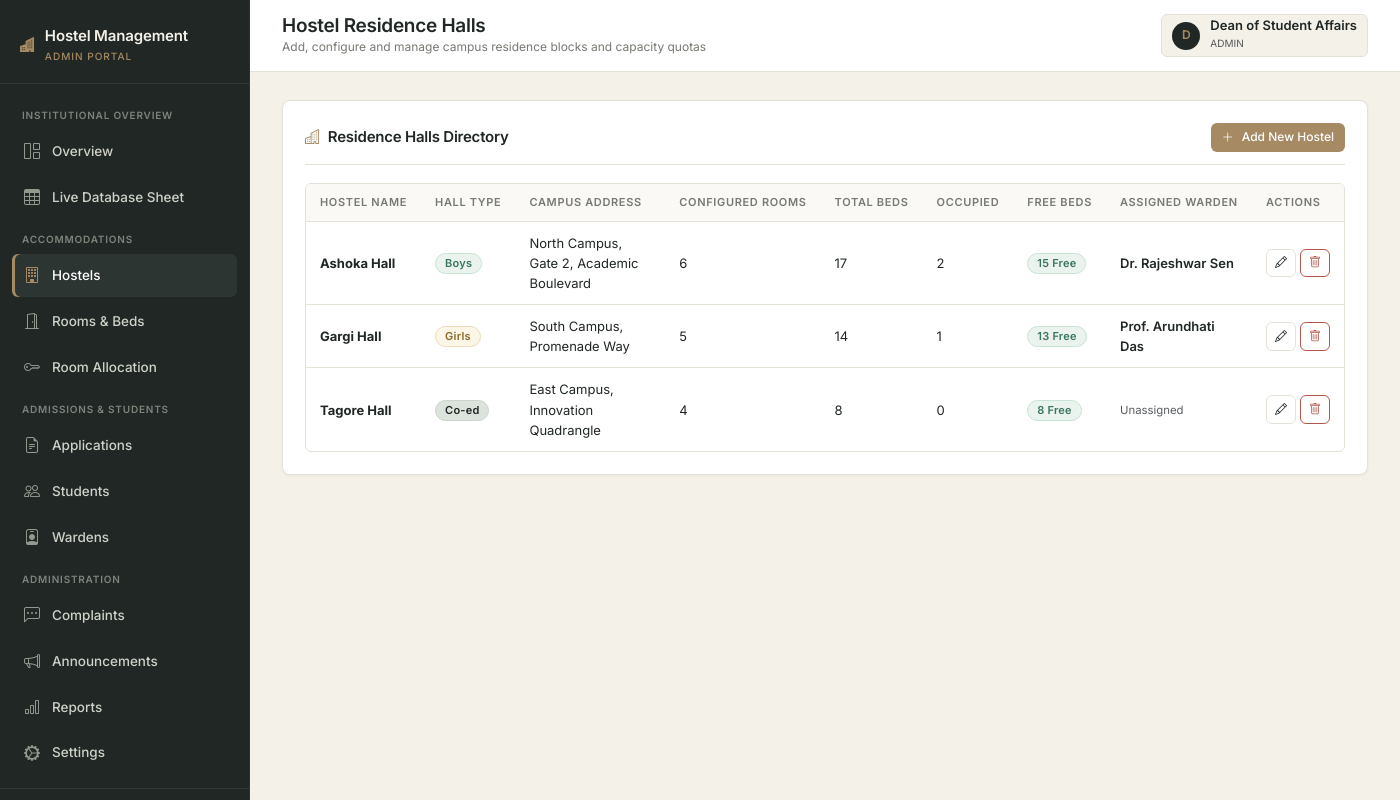
The page /admin/hostels (signed in) on the database its author committed.
### app/models.py (models this page shows, shortened)
class User(UserMixin, db.Model):
    __tablename__ = "users"
    id = db.Column(db.Integer, primary_key=True)
    name = db.Column(db.String(100), nullable=False)
    email = db.Column(db.String(120), unique=True, nullable=False, index=True)
    password_hash = db.Column(db.String(255), nullable=False)
    role = db.Column(db.Enum("student", "warden", "admin", name="user_roles"), nullable=False)
    created_at = db.Column(db.DateTime, default=datetime.utcnow, nullable=False)
    student = db.relationship("Student", backref="user", uselist=False, cascade="all, delete-orphan")
    warden = db.relationship("Warden", backref="user", uselist=False, cascade="all, delete-orphan")

class Hostel(db.Model):
    __tablename__ = "hostels"
    id = db.Column(db.Integer, primary_key=True)
    hostel_name = db.Column(db.String(100), unique=True, nullable=False)
    hostel_type = db.Column(db.Enum("Boys", "Girls", "Co-ed", name="hostel_types"), nullable=False)
    address = db.Column(db.String(255), nullable=False)
    total_rooms = db.Column(db.Integer, default=0, nullable=False)
    description = db.Column(db.Text)
    rooms = db.relationship("Room", backref="hostel", cascade="all, delete-orphan", lazy="dynamic")
    wardens = db.relationship("Warden", backref="hostel", lazy="dynamic")
    complaints = db.relationship("Complaint", backref="hostel", lazy="dynamic")
    announcements = db.relationship("Announcement", backref="hostel", lazy="dynamic")
    @property
    def total_capacity(self):
        return sum(room.capacity for room in self.rooms)
    @property
    def total_occupied(self):
        return sum(room.occupied_count for room in self.rooms)
    @property
    def free_beds(self):
        return max(0, self.total_capacity - self.total_occupied)

class Room(db.Model):
    __tablename__ = "rooms"
    id = db.Column(db.Integer, primary_key=True)
    hostel_id = db.Column(db.Integer, db.ForeignKey("hostels.id", ondelete="CASCADE"), nullable=False)
    room_number = db.Column(db.String(10), nullable=False)
    room_type = db.Column(db.Enum("Single", "Double", "Triple", "Dormitory", name="room_types"), nullable=False)
    capacity = db.Column(db.SmallInteger, nullable=False)
    occupied_count = db.Column(db.SmallInteger, default=0, nullable=False)
    status = db.Column(db.Enum("Available", "Full", "Maintenance", name="room_status"), default="Available", nullable=False)
    __table_args__ = (
        db.UniqueConstraint("hostel_id", "room_number", name="uq_hostel_room_no"),
    )
    allocations = db.relationship("Allocation", backref="room", lazy="dynamic")

### app/admin/routes.py (the view, shortened to what this page needs)
@bp.route("/hostels", methods=["GET", "POST"])
@login_required
@role_required("admin")
def hostels():
    form = HostelForm()
    all_hostels = Hostel.query.order_by(Hostel.hostel_name.asc()).all()
    return render_template("admin/hostels.html", hostels=all_hostels, form=form)

### app/__init__.py (called while the page is built)
@login_manager.user_loader
def load_user(user_id):
    from .models import User
    return db.session.get(User, int(user_id))

### app/templates/admin/hostels.html (shortened to what this page needs)
{% extends "shared/base.html" %}
{% block page_title %}Hostel Residence Halls{% endblock %}
{% block page_subtitle %}Add, configure and manage campus residence blocks and capacity quotas{% endblock %}
{% block content %}
<div class="content-panel">
  <div class="panel-header">
    <h2 class="panel-title"><i class="bi bi-buildings text-warning" style="color: var(--accent-bronze) !important;"></i> Residence Halls Directory</h2>
    <button class="btn-custom btn-bronze btn-sm-custom" data-bs-toggle="modal" data-bs-target="#addHostelModal">
      <i class="bi bi-plus-lg"></i> Add New Hostel
    </button>
  </div>
  <div class="table-responsive-wrapper">
    <table class="custom-table">
      <thead>
        <tr>
          <th>Hostel Name</th>
          <th>Hall Type</th>
          <th>Campus Address</th>
          <th>Configured Rooms</th>
          <th>Total Beds</th>
          <th>Occupied</th>
          <th>Free Beds</th>
          <th>Assigned Warden</th>
          <th>Actions</th>
        </tr>
      </thead>
      <tbody>
        {% for h in hostels %}
          {% set wardens = h.wardens.all() %}
          <tr>
            <td class="fw-bold">{{ h.hostel_name }}</td>
            <td>
              <span class="custom-badge {{ 'badge-approved' if h.hostel_type == 'Boys' else 'badge-pending' if h.hostel_type == 'Girls' else 'badge-neutral' }}">
                {{ h.hostel_type }}
              </span>
            </td>
            <td>{{ h.address }}</td>
            <td>{{ h.total_rooms }}</td>
            <td>{{ h.total_capacity }}</td>
            <td>{{ h.total_occupied }}</td>
            <td><span class="custom-badge badge-available">{{ h.free_beds }} Free</span></td>
            <td>
              {% if wardens %}
                <span class="fw-semibold">{{ wardens[0].user.name }}</span>
              {% else %}
                <span class="text-muted small">Unassigned</span>
              {% endif %}
            </td>
            <td>
              <div class="d-flex gap-1">
                <button class="btn-custom btn-outline-custom btn-sm-custom py-1 px-2" data-bs-toggle="modal" data-bs-target="#editHostelModal{{ h.id }}">
                  <i class="bi bi-pencil"></i>
                </button>
                <form method="POST" action="{{ url_for('admin.delete_hostel', hostel_id=h.id) }}"
                      onsubmit="return confirm('Permanently delete {{ h.hostel_name }} and all its rooms?');" class="d-inline">
                  <button type="submit" class="btn-custom btn-danger-outline btn-sm-custom py-1 px-2" title="Delete Hostel">
                    <i class="bi bi-trash"></i>
                  </button>
                </form>
              </div>
            </td>
          </tr>
        {% endfor %}
      </tbody>
    </table>
  </div>
</div>
{% endblock %}

### app/templates/shared/base.html (shortened to what this page needs)
<!DOCTYPE html>
<html lang="en">
<head>
  <link rel="stylesheet" href="https://cdn.jsdelivr.net/npm/bootstrap@5.3.3/dist/css/bootstrap.min.css">
  <link rel="stylesheet" href="https://cdn.jsdelivr.net/npm/bootstrap-icons@1.11.3/font/bootstrap-icons.min.css">
  <link rel="stylesheet" href="{{ url_for('static', filename='css/main.css') }}">
</head>
<body>
{% if current_user.is_authenticated %}
  <div class="app-wrapper">
    <aside class="app-sidebar">
      <div class="sidebar-header">
        <div class="sidebar-brand">
          <i class="bi bi-buildings-fill text-warning" style="color: var(--accent-bronze) !important;"></i>
          <div>
            <div>Hostel Management</div>
            <small>{{ current_user.role }} portal</small>
          </div>
        </div>
      </div>
      <nav class="sidebar-nav">
        {% if current_user.role == 'admin' %}
          <div class="nav-section-title">Institutional Overview</div>
          <a href="{{ url_for('admin.overview') }}" class="{{ 'active' if request.endpoint == 'admin.overview' else '' }}">
            <i class="bi bi-grid-1x2"></i> Overview
          </a>
          <a href="{{ url_for('admin.sheets') }}" class="{{ 'active' if request.endpoint == 'admin.sheets' else '' }}">
            <i class="bi bi-table"></i> Live Database Sheet
          </a>
          <div class="nav-section-title">Accommodations</div>
          <a href="{{ url_for('admin.hostels') }}" class="{{ 'active' if request.endpoint == 'admin.hostels' else '' }}">
            <i class="bi bi-building"></i> Hostels
          </a>
          <a href="{{ url_for('admin.rooms') }}" class="{{ 'active' if request.endpoint == 'admin.rooms' else '' }}">
            <i class="bi bi-door-open"></i> Rooms & Beds
          </a>
          <a href="{{ url_for('admin.allocations') }}" class="{{ 'active' if request.endpoint == 'admin.allocations' else '' }}">
            <i class="bi bi-key"></i> Room Allocation
          </a>
          <div class="nav-section-title">Admissions & Students</div>
          <a href="{{ url_for('admin.applications') }}" class="{{ 'active' if request.endpoint == 'admin.applications' else '' }}">
            <i class="bi bi-file-earmark-text"></i> Applications
          </a>
          <a href="{{ url_for('admin.students') }}" class="{{ 'active' if request.endpoint == 'admin.students' else '' }}">
            <i class="bi bi-people"></i> Students
          </a>
          <a href="{{ url_for('admin.wardens') }}" class="{{ 'active' if request.endpoint == 'admin.wardens' else '' }}">
            <i class="bi bi-person-badge"></i> Wardens
          </a>
          <div class="nav-section-title">Administration</div>
          <a href="{{ url_for('admin.complaints') }}" class="{{ 'active' if request.endpoint == 'admin.complaints' else '' }}">
            <i class="bi bi-chat-left-dots"></i> Complaints
          </a>
          <a href="{{ url_for('admin.announcements') }}" class="{{ 'active' if request.endpoint == 'admin.announcements' else '' }}">
            <i class="bi bi-megaphone"></i> Announcements
          </a>
          <a href="{{ url_for('admin.reports') }}" class="{{ 'active' if request.endpoint == 'admin.reports' else '' }}">
            <i class="bi bi-bar-chart"></i> Reports
          </a>
          <a href="{{ url_for('admin.settings') }}" class="{{ 'active' if request.endpoint == 'admin.settings' else '' }}">
            <i class="bi bi-gear-wide-connected"></i> Settings
          </a>
        {% endif %}
      </nav>
      <div class="sidebar-footer">
      </div>
    </aside>
    <div class="app-main">
      <header class="app-topbar">
        <div class="d-flex align-items-center gap-3">
          <div class="topbar-title">
            <h1>{% block page_title %}Dashboard{% endblock %}</h1>
            <div class="breadcrumb-sub">{% block page_subtitle %}{{ college_name }}{% endblock %}</div>
          </div>
        </div>
        <div class="topbar-actions">
          <div class="user-profile-badge">
            <div class="user-avatar">{{ current_user.name[:1] }}</div>
            <div>
              <div class="fw-semibold lh-1">{{ current_user.name }}</div>
              <small class="text-muted text-uppercase" style="font-size: 10px;">{{ current_user.role }}</small>
            </div>
          </div>
        </div>
      </header>
      <div class="app-content">
        {% block content %}{% endblock %}
      </div>
    </div>
  </div>
{% endif %}
</body>
</html>

### rows shown on the page
User: role "ADMIN", name "D", name "Dean of Student Affairs"
Hostel: hostel_name "Ashoka Hall", hostel_type "Boys", address "North Campus, Gate 2, Academic Boulevard", total_rooms "6", total_capacity "17", total_occupied "2", free_beds "15"
User: name "Dr. Rajeshwar Sen"
Hostel: hostel_name "Gargi Hall", hostel_type "Girls", address "South Campus, Promenade Way", total_rooms "5", total_capacity "14", total_occupied "1", free_beds "13"
User: name "Prof. Arundhati Das"
Hostel: hostel_name "Tagore Hall", hostel_type "Co-ed", address "East Campus, Innovation Quadrangle", total_rooms "4", total_capacity "8", total_occupied "0", free_beds "8", shows "Unassigned"
